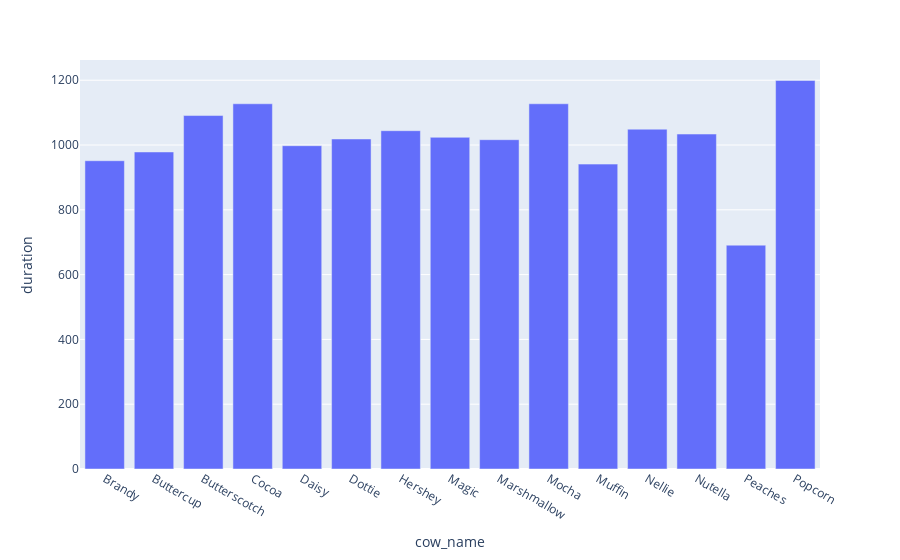

The notebook cell this image was saved under:
### Code cell
import plotly.express as px

pdf = cows_bff.toPandas().groupby("cow_name", as_index=False).agg({"duration": "mean"})

fig = px.bar(pdf, x='cow_name', y='duration')
fig.show()

### Figure 1 — Plotly figure (JSON) as saved in the notebook; plotly's stock layout.template omitted (floating-point values rounded to 4 significant figures)
{"data": [{"alignmentgroup": "True", "hovertemplate": "cow_name=%{x}<br>duration=%{y}<extra></extra>", "legendgroup": "", "marker": {"color": "#636efa", "pattern": {"shape": ""}}, "name": "", "offsetgroup": "", "orientation": "v", "showlegend": false, "textposition": "auto", "type": "bar", "x": ["Brandy", "Buttercup", "Butterscotch", "Cocoa", "Daisy", "Dottie", "Hershey", "Magic", "Marshmallow", "Mocha", "Muffin", "Nellie", "Nutella", "Peaches", "Popcorn"], "xaxis": "x", "y": [951.5, 978.5, 1091, 1127.0, 997.9, 1019.0, 1044.0, 1024.0, 1016.0, 1127.0, 941.1, 1049.0, 1034.0, 690.9, 1199.0], "yaxis": "y"}], "layout": {"barmode": "relative", "legend": {"tracegroupgap": 0}, "margin": {"t": 60}, "xaxis": {"anchor": "y", "domain": [0, 1], "title": {"text": "cow_name"}}, "yaxis": {"anchor": "x", "domain": [0, 1], "title": {"text": "duration"}}}}
